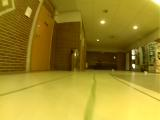
#> input picture image_preprocessing/data/record_image.jpg, 160 x 120 px
$ jupyter execute edge_detection.ipynb   (shell and % lines are left out)
#> lines starting #> are read from the running program, lines starting #| are printed output that depends on the picture
# Edges detection

[cell 1]
from skimage.filters import roberts, sobel
import matplotlib.pyplot as plt
from skimage.color import rgb2gray

[cell 2]
img = plt.imread('data/record_image.jpg')
#> img is the input picture: shape (120, 160, 3); mean R, G, B 159, 137.2, 41.1

[cell 3]
plt.imshow(img)

[cell 4]
# Need to convert image
img_gray = rgb2gray(img)
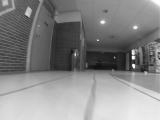
#> img_gray: shape (120, 160) float64; min 0.0578, max 0.999, mean 0.529

[cell 5]
plt.imshow(sobel(img_gray))
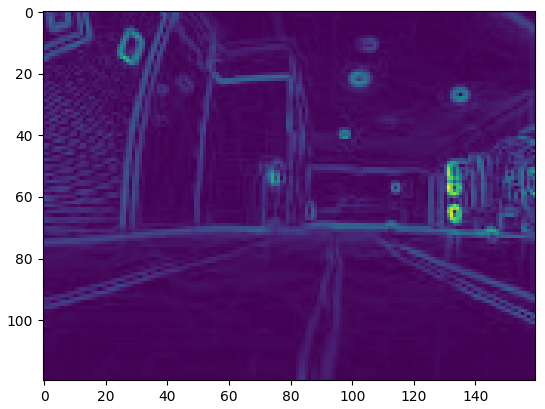
#> figure drawn by matplotlib, 1 panel

[cell 6]
plt.imshow(roberts(img_gray))
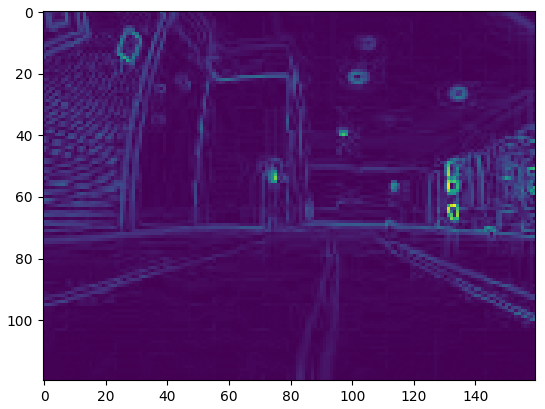
#> figure drawn by matplotlib, 1 panel

$ run again, with image_preprocessing/data/hamburg.jpg copied over image_preprocessing/data/record_image.jpg
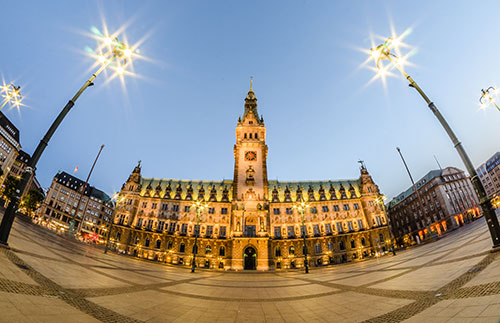
#> input picture image_preprocessing/data/hamburg.jpg, 500 x 323 px
#> img is the input picture: shape (323, 500, 3); mean R, G, B 150.1, 149, 145.3
#> `img_gray = rgb2gray(img)`:
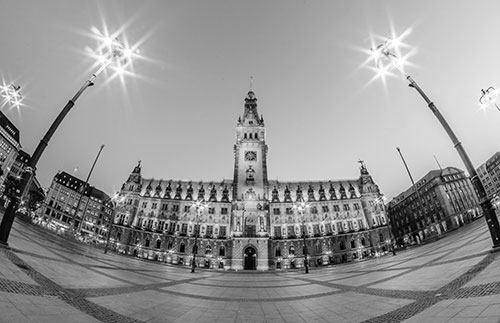
#> img_gray: shape (323, 500) float64; min 0, max 1, mean 0.584
#> `[cell 6] plt.imshow(roberts(img_gray))`:
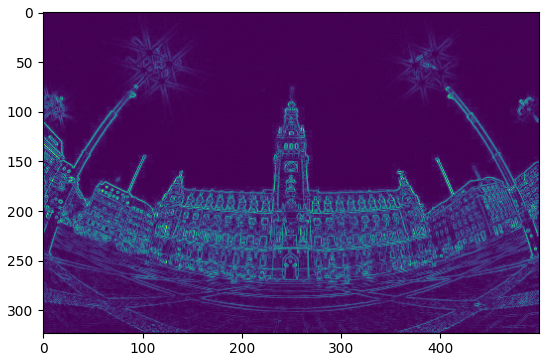
#> figure drawn by matplotlib, 1 panel
